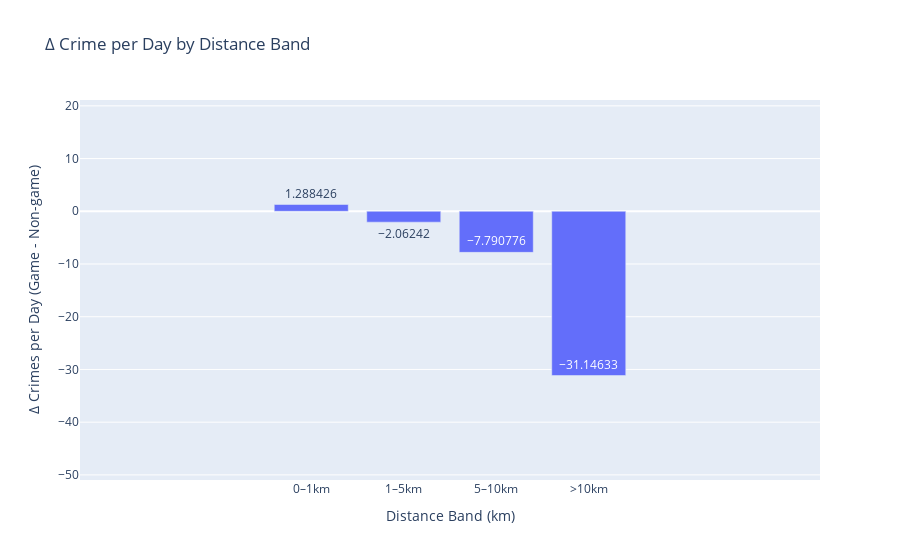

Here is the notebook cell this chart was saved with:
### Code cell
#Stadium coords
lincoln_field = (-75.1675, 39.9008)

#preprocess crime data
philly_processed = utils.preprocess_crime_data(philly_crime_all, stadium_coords=lincoln_field, date_col='dispatch_date_time')

#Load eagles games
eagles_games_all = utils.load_all_eagles_games()

# Filter to home games only
home_games = eagles_games_all[eagles_games_all["Location"] == "Home"]

#Make a game time indicator in crime data
philly_tagged = utils.tag_game_windows(
    df=philly_processed,
    games_df=home_games,
    team_name="Eagles",
)

#Compute Δ Crime by distance
philly_delta_by_distance = utils.compute_distance_crime_delta(
    philly_tagged,
    bins=[0,1000, 5000, 10000]
)

#plot and save
figmap,figbar=utils.plot_stadium_radii_map_with_bar_chart(
    stadium_coords=lincoln_field,
    delta_df=philly_delta_by_distance,
    radii_meters=[1000, 5000, 10000],
    title="Crime Δ by Radius Around Lincoln Financial Field",
    zoom=9,
    save_path_map="output/figures/philly_radius_map.png",
    save_path_bar="output/figures/philly_eagles_gameday_distances_bar.png"
)
figmap.show()
figbar.show()

### Figure 1 — Plotly figure (JSON) as saved in the notebook; plotly's stock layout.template omitted (floating-point values rounded to 4 significant figures)
{"data": [{"hovertemplate": "Distance Band (km)=%{x}<br>Δ Crimes per Day (Game - Non-game)=%{y}<extra></extra>", "legendgroup": "", "marker": {"color": "#636efa", "pattern": {"shape": ""}}, "name": "", "orientation": "v", "showlegend": false, "textposition": "auto", "texttemplate": "%{y}", "type": "bar", "x": ["0–1km", "1–5km", "5–10km", ">10km"], "xaxis": "x", "y": [1.288, -2.062, -7.791, -31.15], "yaxis": "y"}], "layout": {"autosize": true, "barmode": "relative", "legend": {"tracegroupgap": 0}, "title": {"text": "Δ Crime per Day by Distance Band"}, "xaxis": {"anchor": "y", "autorange": false, "domain": [0, 1], "range": [-2.5, 5.5], "title": {"text": "Distance Band (km)"}, "type": "category"}, "yaxis": {"anchor": "x", "autorange": false, "domain": [0, 1], "range": [-50.97, 21.11], "title": {"text": "Δ Crimes per Day (Game - Non-game)"}, "type": "linear"}}}
